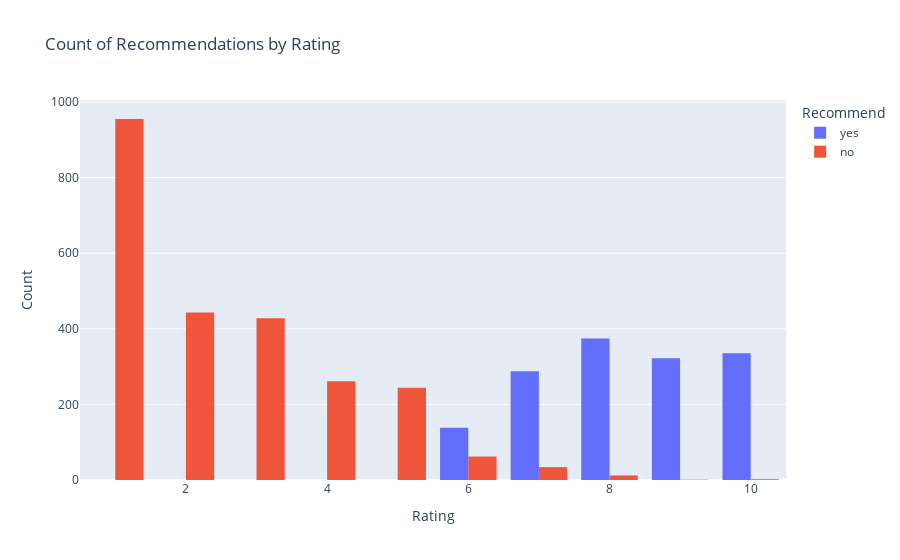

Notebook code cell kept with this figure:
### Code cell
# updated plot
# Create a count plot using Plotly
fig = px.histogram(
    reviews_df, 
    x='rating', 
    color='recommended', 
    barmode='group',
    histfunc='count',
    title='Count of Recommendations by Rating'
)

# Customize the layout
fig.update_layout(
    xaxis_title='Rating',
    yaxis_title='Count',
    legend_title='Recommend'
)

# Show the figure
fig.show()

### Figure 1 — Plotly figure (JSON) as saved in the notebook; plotly's stock layout.template omitted (floating-point values rounded to 4 significant figures; data arrays with more than 128 entries replaced by an {"elided": "..."} marker saying what was removed)
{"data": [{"alignmentgroup": "True", "bingroup": "x", "histfunc": "count", "hovertemplate": "recommended=yes<br>rating=%{x}<br>count=%{y}<extra></extra>", "legendgroup": "yes", "marker": {"color": "#636efa", "pattern": {"shape": ""}}, "name": "yes", "offsetgroup": "yes", "orientation": "v", "showlegend": true, "type": "histogram", "x": {"elided": "1457 int values"}, "xaxis": "x", "yaxis": "y"}, {"alignmentgroup": "True", "bingroup": "x", "histfunc": "count", "hovertemplate": "recommended=no<br>rating=%{x}<br>count=%{y}<extra></extra>", "legendgroup": "no", "marker": {"color": "#EF553B", "pattern": {"shape": ""}}, "name": "no", "offsetgroup": "no", "orientation": "v", "showlegend": true, "type": "histogram", "x": {"elided": "2442 int values"}, "xaxis": "x", "yaxis": "y"}], "layout": {"barmode": "group", "legend": {"title": {"text": "Recommend"}, "tracegroupgap": 0}, "title": {"text": "Count of Recommendations by Rating"}, "xaxis": {"anchor": "y", "domain": [0, 1], "title": {"text": "Rating"}}, "yaxis": {"anchor": "x", "domain": [0, 1], "title": {"text": "Count"}}}}
